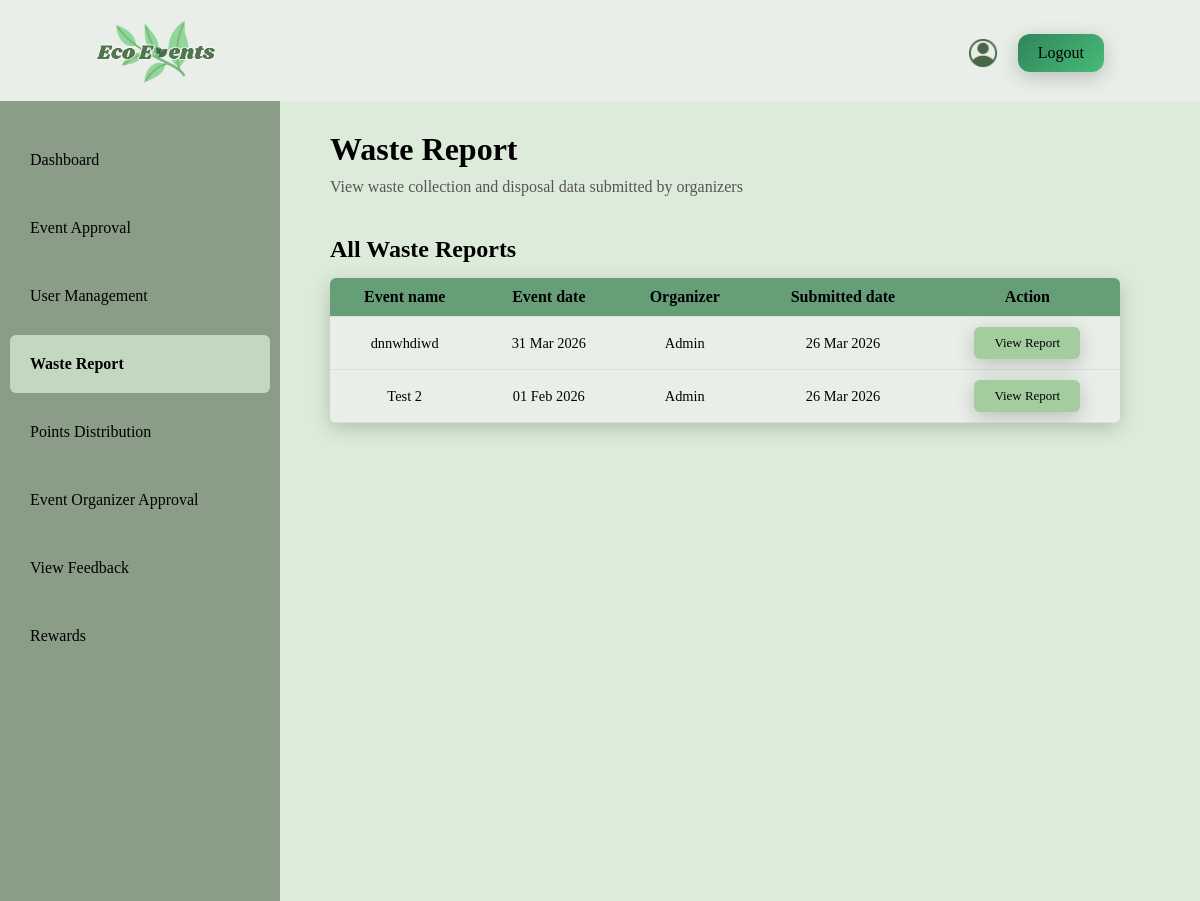
Screenshot of /Admin/wasteReport.php with the database file from the repository.
### tables this page shows
CREATE TABLE `events` (
  `id` int(11) NOT NULL,
  `event_name` varchar(255) NOT NULL,
  `event_date` date NOT NULL,
  `event_time` time DEFAULT NULL,
  `event_location` varchar(255) NOT NULL,
  `event_type` varchar(100) NOT NULL,
  `max_participants` int(11) DEFAULT NULL,
  `description` text DEFAULT NULL,
  `sustainability_goals` text DEFAULT NULL,
  `event_image` varchar(255) DEFAULT NULL,
  `status` varchar(50) DEFAULT 'Pending',
  `created_at` timestamp NOT NULL DEFAULT current_timestamp(),
  `last_updated_at` timestamp NULL DEFAULT NULL,
  `update_notice` varchar(255) DEFAULT NULL,
  `show_update_notice` tinyint(1) DEFAULT 0,
  `waste_report` text DEFAULT NULL,
  `organizer_id` int(11) DEFAULT NULL
);

### Admin/wasteReport.php (the view, shortened to what this page needs)
<?php
include "conn.php";
$sql = "SELECT e.id, e.event_name, e.event_date, MAX(w.created_at) as submission_date
        FROM events e
        JOIN waste_reports w ON e.id = w.event_id
        GROUP BY e.id, e.event_name, e.event_date
        ORDER BY e.event_date DESC";
$result = mysqli_query($dbConn, $sql);
?>
<!DOCTYPE html>
<html lang="en">
<head>
    <link rel="stylesheet" href="style.css">
</head>
<body>
    <div class="topBar">
        <a href="dashboard.php">
            <img class="logo" src="logo.png" alt="Website Logo">
        </a>
        <div class="topRight">
            <a href="Profile.php">
                <img class="icon" src="profile.png" alt="Profile icon" >
            </a>
            <a class="logoutBtn" href="logout.php">Logout</a>
        </div>
    </div>
    <div class="container">
        <aside class="sideBar">
            <a href="dashboard.php">Dashboard</a>
            <a href="eventApproval.php">Event Approval</a>
            <a href="userManagement.php">User Management</a>
            <a class="waste" href="wasteReport.php">Waste Report</a>
            <a href="PointsDistribution.php">Points Distribution</a>
            <a href="OrganizerApproval.php">Event Organizer Approval</a>
            <a href="ViewFeedback.php">View Feedback</a>
            <a href="redeemRewards.php">Rewards</a>
        </aside>
        <div class="mainContent">
            <h1>Waste Report</h1>
            <p class="desc">View waste collection and disposal data submitted by organizers</p>
            <h2 class="sectionTitle">All Waste Reports</h2>
            <table class="eventTable">
                <tr class="tableHeader">
                    <th>Event name</th>
                    <th>Event date</th>
                    <th>Organizer</th>
                    <th>Submitted date</th>
                    <th>Action</th>
                </tr>
                <?php if (mysqli_num_rows($result) > 0): ?>
                    <?php while ($row = mysqli_fetch_assoc($result)): ?>
                        <tr>
                            <td><?php echo htmlspecialchars($row['event_name']); ?></td>
                            <td><?php echo date('d M Y', strtotime($row['event_date'])); ?></td>
                            <td>Admin</td>
                            <td><?php echo date('d M Y', strtotime($row['submission_date'])); ?></td>
                            <td>
                                <button class="viewBtn">
                                    <a href="viewReport.php?id=<?php echo $row['id']; ?>">View Report</a>
                                </button>
                            </td>
                        </tr>
                    <?php endwhile; ?>
                <?php else: ?>
                    <tr>
                        <td colspan="5" style="text-align:center;">No waste reports found.</td>
                    </tr>
                <?php endif; ?>
            </table>
        </div>
    </div>
</body>
</html>

### Admin/style.css (style rules this page uses)
* { margin: 0; padding: 0; font-family: 'Times New Roman', Times, serif }
:root { --header:#e9eee8; --background:#ddecda; --button:linear-gradient(135deg,#2f855a,#48bb78); }
body { margin:0; font-family:'Times New Roman', Times, serif; background:var(--background); }
.topBar { background-color: #E9EEE8; display: flex; align-items: center; padding: 10px 16px; gap: 12px; padding-bottom: 0.38%; }
.logo { margin: 10px 80px; width: 120px; }
.topRight { margin-left: auto; margin-right: 80px; display: flex; gap: 20px; flex-shrink: 0; }
.topRight a { display: flex; }
.icon { width: 30px; height: auto; object-fit: contain; cursor: pointer; transition: opacity 0.3s ease; }
.logoutBtn { background: linear-gradient(135deg,#2f855a,#48bb78); color: black; border-radius: 12px; padding: 10px 20px; text-align: center; cursor: pointer; transition: background-color 0.3s ease; text-decoration: none; box-shadow: 0 5px 20px rgba(0, 0, 0, 0.2); }
.container { display:flex; width: 100%; }
.sideBar { background-color: #899d87; width: 280px; min-width: 150px; padding: 20px 10px; box-sizing: border-box; min-height: 100vh; }
.sideBar a { padding: 20px; text-decoration: none; color: black; display: block; white-space: nowrap; transition: background-color 0.3s ease; margin: 10px 0; }
.dashboard, .userManagement, .waste, .eventApproval { background-color: #C4D7C1; border-radius: 6px; box-sizing: border-box; font-weight: bold; }
.mainContent { margin: 30px 80px; margin-left: 50px; flex: 1; min-width: 0; }
.mainContent p { padding: 10px 0; }
.desc { margin-bottom: 30px; padding-left: 7%; color: #555; }
.sectionTitle { margin-bottom: 15px; }
.eventTable { margin: 10px 0; width: 100%; border-collapse: collapse; border-radius: 6px; overflow: hidden; table-layout: auto; box-shadow: 0 5px 20px rgba(0, 0, 0, 0.2); }
.tableHeader { background-color: #669e78; }
.eventTable th, .eventTable td { padding: 10px; text-align: center; word-break: break-word; overflow-wrap: break-word; }
tr { border-bottom: 1px solid #ddd; }
td { background-color: rgb(233, 238, 232); font-size: 0.9em; }
.viewBtn { text-decoration: none; background: #a3cd9f; border: none; padding: 8px 20px; border-radius: 6px; font-size: 0.9em; color: black; display: inline-block; cursor: pointer; transition: background-color 0.3s ease; box-shadow: 0 5px 20px rgba(0, 0, 0, 0.2); }
.viewBtn a { text-decoration: none; color: black; }

### rows the page displays
events: event_name "dnnwhdiwd", event_date "31 Mar 2026", submission_date "26 Mar 2026"
events: event_name "Test 2", event_date "01 Feb 2026", submission_date "26 Mar 2026"
